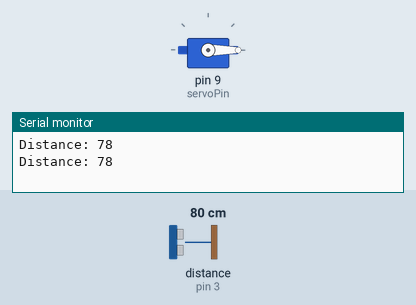
Simulated run of this sketch. Board: Arduino Uno, built with avr-gcc and run on an emulated ATmega328P. Parts: servo, the last lines printed to the serial monitor. Wiring (inferred from the names in the program): ultrasonic range finder: trigger pin 2; echo pin 3. The inputs (shaded band) are chosen by the test bench; at power-on: distance to the obstacle (sensor on pin 3) 80 cm. The echo pulse lasts 58.3 µs per cm.

Above: at 2.3 s.
2.4 s: distance to the obstacle (sensor on pin 3) set to 13 cm
4.5 s: distance to the obstacle (sensor on pin 3) set to 10 cm
At 5.7 s:
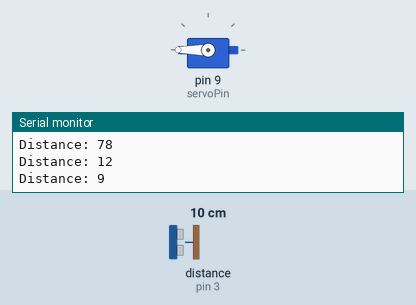
6.6 s: distance to the obstacle (sensor on pin 3) set to 18 cm
At 8.1 s:
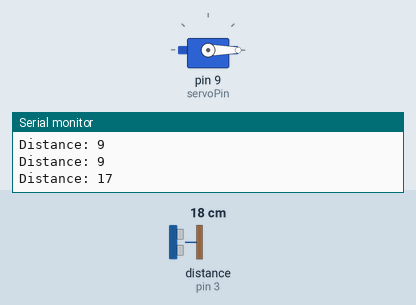
9.0 s: distance to the obstacle (sensor on pin 3) set to 2 cm
At 9.3 s:
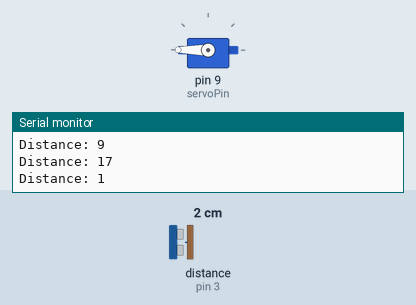
Timing chart, 0 to 12.0 s (numbered marks = the images above; inputs shaded):
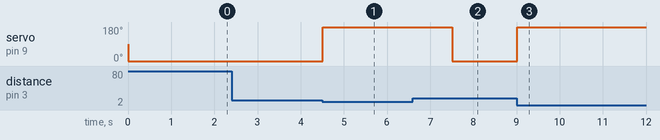

Measured:
- the behaviour switches between 12 and 11 cm on distance to the obstacle (sensor on pin 3) (found by bisection; images 0 and 1)
- after the input at 4.5 s, servo on pin 9 (servoPin): 0° → 180° at once
- after the input at 6.6 s, servo on pin 9 (servoPin): 180° → 0° after 0.92 s
- after the input at 9.0 s, servo on pin 9 (servoPin): 0° → 180° at once

The sketch:

001.ino
```cpp
#include <Servo.h>

const int trigPin = 2;    // Ultrasonic sensor trigger pin
const int echoPin = 3;    // Ultrasonic sensor echo pin
const int servoPin = 9;   // Servo motor control pin
const int openAngle = 180;  // Angle to open the dustbin
const int closeAngle = 0;   // Angle to close the dustbin

Servo servo;

void setup() {
  Serial.begin(9600);
  pinMode(trigPin, OUTPUT);
  pinMode(echoPin, INPUT);
  servo.attach(servoPin);
}

void loop() {
  // Measure the distance
  long duration, distance;
  digitalWrite(trigPin, LOW);
  delayMicroseconds(2);
  digitalWrite(trigPin, HIGH);
  delayMicroseconds(10);
  digitalWrite(trigPin, LOW);
  duration = pulseIn(echoPin, HIGH);
  distance = duration * 0.034 / 2;

  Serial.print("Distance: ");
  Serial.println(distance);

  // Open or close the dustbin based on the distance
  if (distance <= 10) {
    openDustbin();
  } else {
    closeDustbin();
  }

  delay(500);  // Delay between measurements
}

void openDustbin() {
  servo.write(openAngle);
  delay(1000);  // Delay to allow the servo to open completely
}

void closeDustbin() {
  servo.write(closeAngle);
  delay(1000);  // Delay to allow the servo to close completely
}
```
